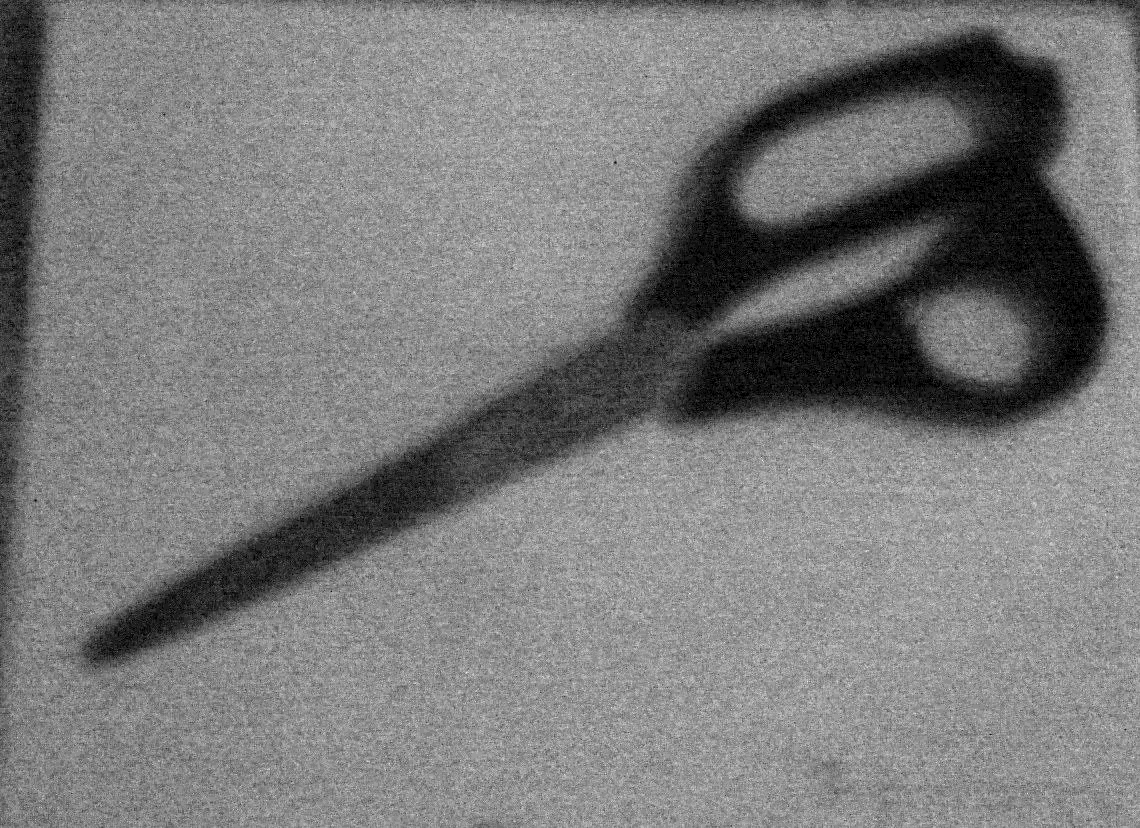
#> input picture Practica1/Imagenes/sci-4.bmp, 1140 x 828 px
$ python ejercicio8_gaussian.py
#> lines starting #> are read from the running program, lines starting #| are printed output that depends on the picture; after the words box and inside, x2 and y2 are one past the last pixel; in counts of white or black regions, pixels touching at a corner belong together
#! /usr/bin/env python

#*************************************************************************
# 8. Hallar un valor de segmentacion optimo (en forma manual o automatica) para
#cada una de las imagenes tomadas en el punto 1 (6 imagenes).
#Mostrar los resultados
#*************************************************************************

#Imports
#******************************************************************************
import cv2
import numpy as np
import matplotlib.pyplot as plt
#******************************************************************************

path3 = '../Imagenes/sci-4.bmp'

img3 = cv2.imread(path3, 0)
#> img3 is the input picture: shape (828, 1140); min 0, max 18, mean 8.69
img3_bin = np.copy(img3)
img3_bin = cv2.medianBlur(img3_bin, 5)
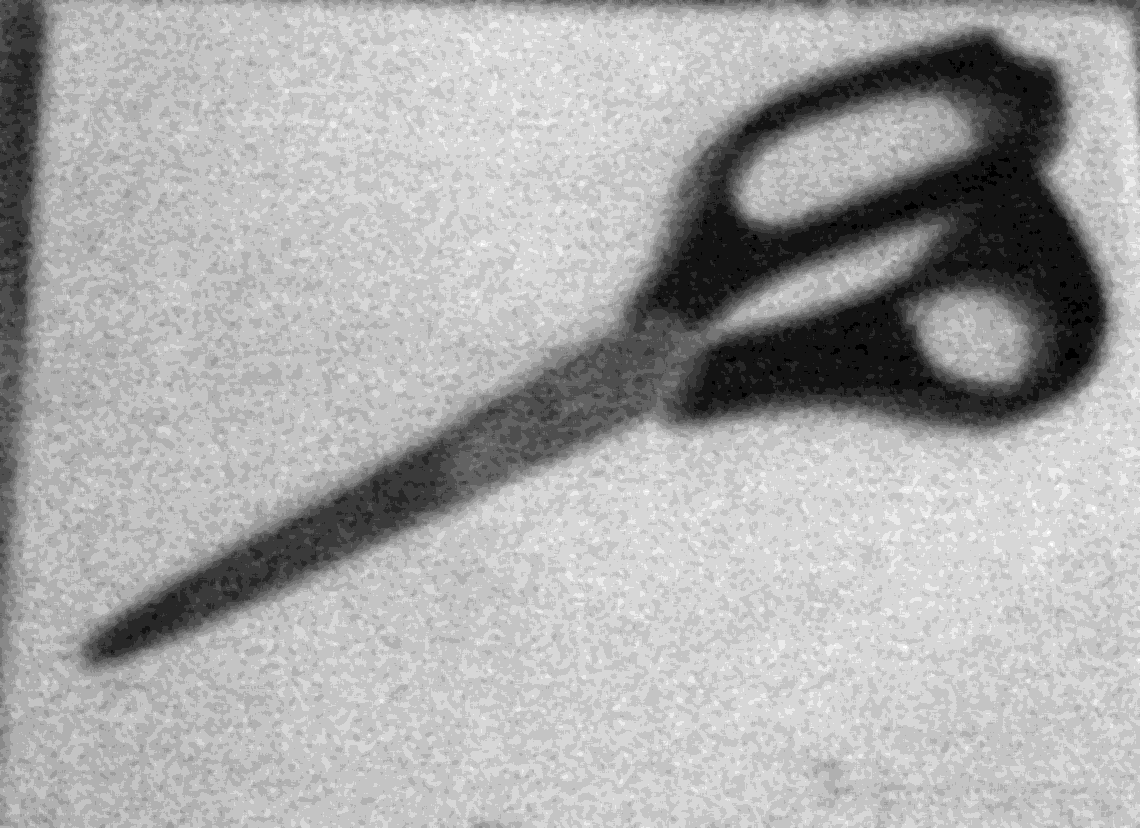
#> img3_bin: shape (828, 1140); min 0, max 13, mean 8.69; drawn with min black and max white

th3 = cv2.adaptiveThreshold(img3_bin, 255, cv2.ADAPTIVE_THRESH_GAUSSIAN_C, \
        cv2.THRESH_BINARY, 11, 2)
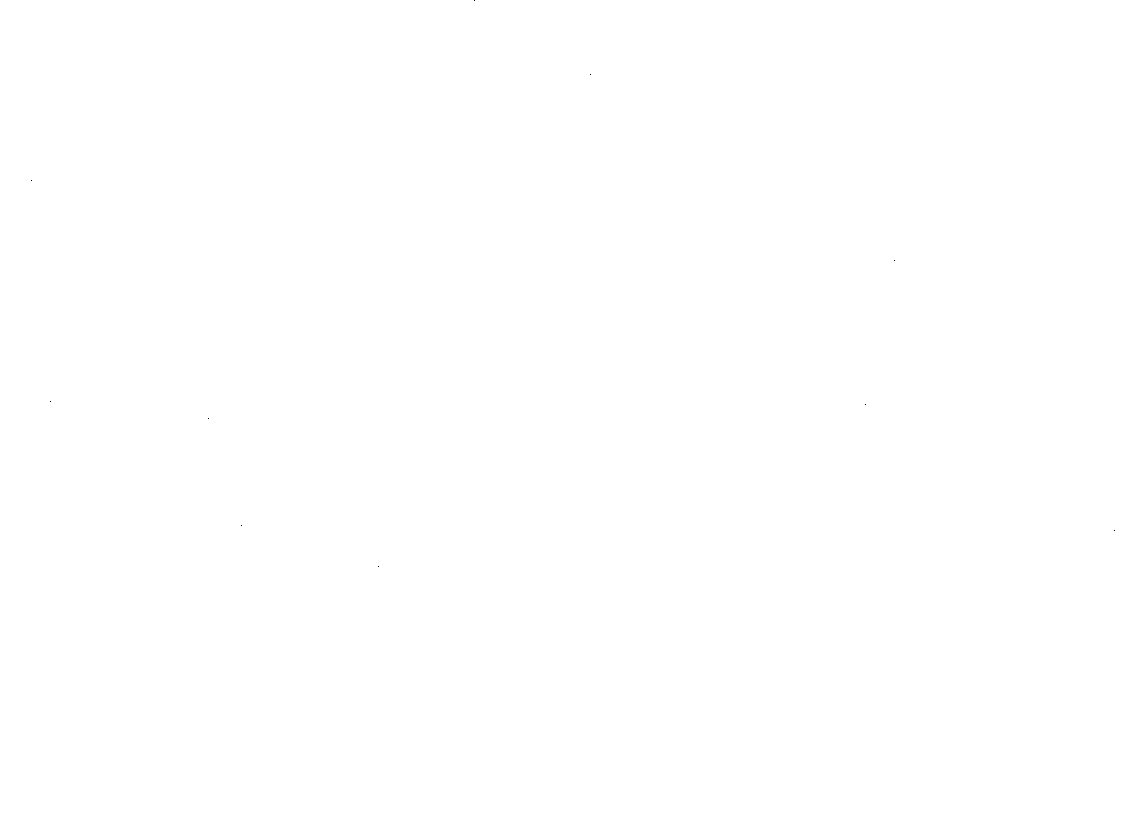
#> th3: shape (828, 1140); 100% white; black in thin lines or dots, all inside (x1, y1, x2, y2) = (31, 0, 1115, 567)

plt.figure()
plt.imshow(img3, cmap='gray')
plt.figure()
plt.imshow(img3_bin, cmap='gray')
plt.show()

$ run again, with Practica1/Imagenes/sci-2.bmp copied over Practica1/Imagenes/sci-4.bmp
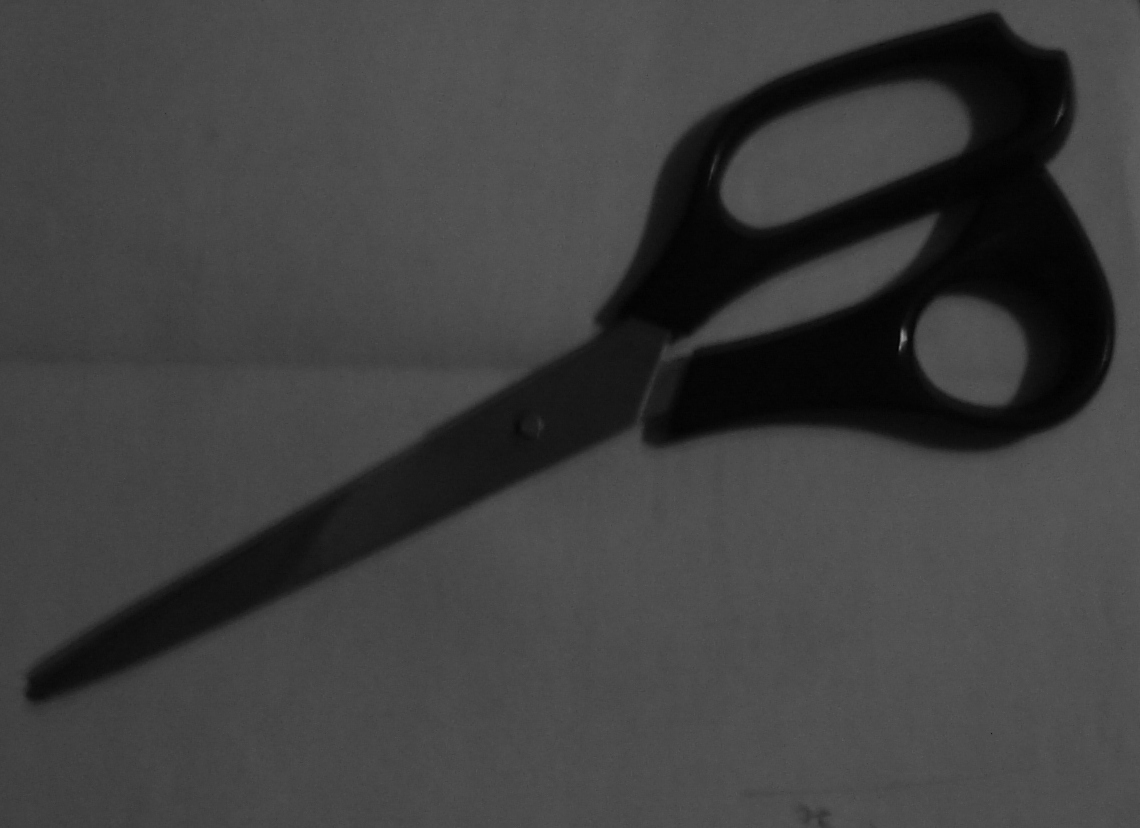
#> input picture Practica1/Imagenes/sci-2.bmp, 1140 x 828 px
#> img3 is the input picture: shape (828, 1140); min 0, max 157, mean 63.8
#> `th3 = cv2.adaptiveThreshold(img3_bin, 255, cv2.ADAPTIVE_THRESH_GAUSSIA..`:
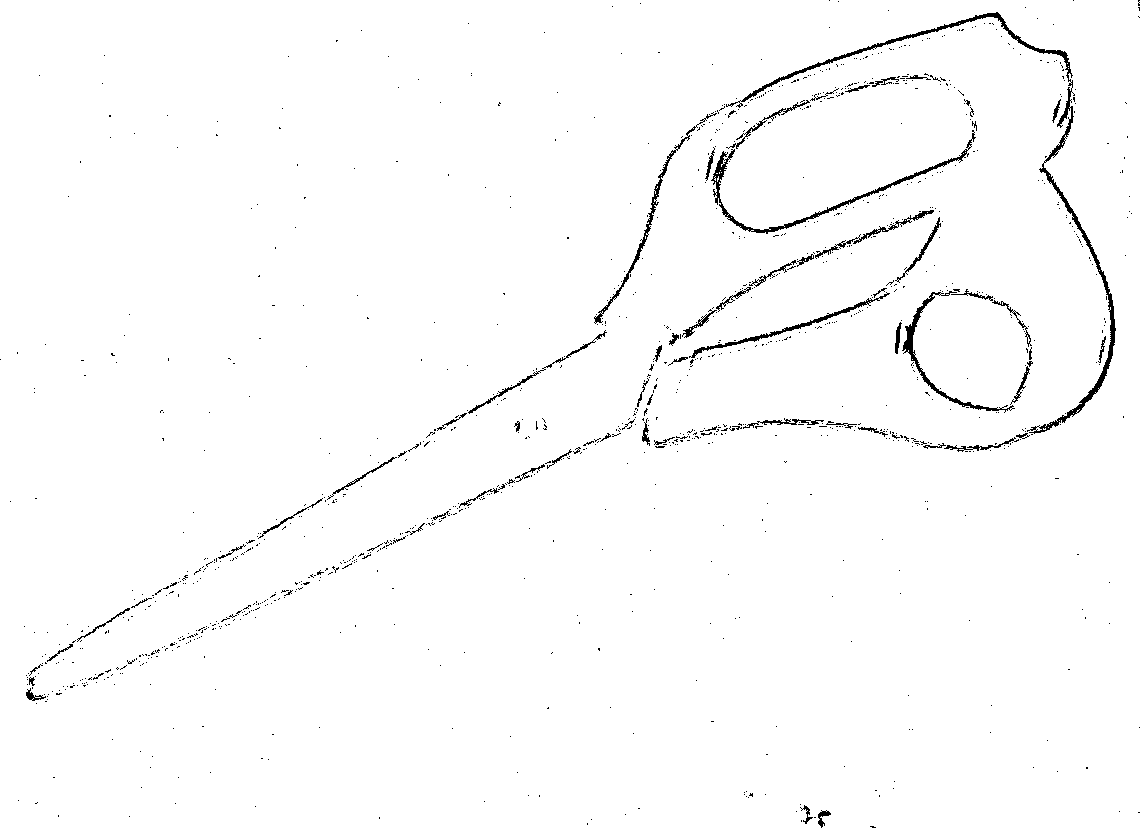
#> th3: shape (828, 1140); 98.4% white; black in thin lines or dots
